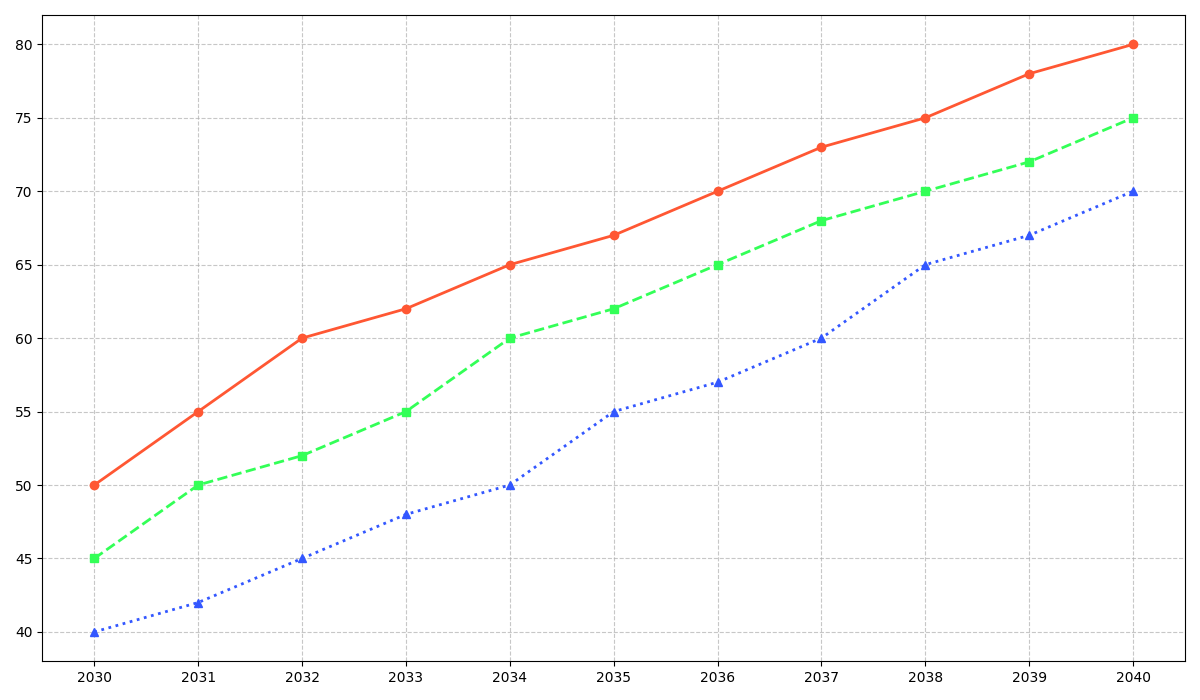

Write Python code to recreate this figure.
import matplotlib.pyplot as plt
import numpy as np

years = np.arange(2030, 2041)
solar_panels_A = np.array([50, 55, 60, 62, 65, 67, 70, 73, 75, 78, 80])
solar_panels_B = np.array([45, 50, 52, 55, 60, 62, 65, 68, 70, 72, 75])
solar_panels_C = np.array([40, 42, 45, 48, 50, 55, 57, 60, 65, 67, 70])

fig, ax = plt.subplots(figsize=(12, 7))

ax.plot(years, solar_panels_A, linestyle='-', marker='o', color='#ff5733', linewidth=2, markersize=6)
ax.plot(years, solar_panels_B, linestyle='--', marker='s', color='#33ff57', linewidth=2, markersize=6)
ax.plot(years, solar_panels_C, linestyle=':', marker='^', color='#3357ff', linewidth=2, markersize=6)

ax.grid(True, linestyle='--', alpha=0.7)
ax.set_xticks(years)
ax.set_yticks(np.arange(40, 85, step=5))

plt.tight_layout()
plt.show()
